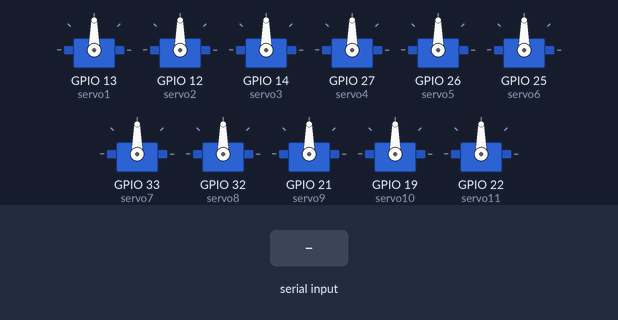
Simulated run of this sketch. Board: ESP32. Parts: 11 × servo. The inputs (shaded band) are chosen by the test bench.

Above: at 1.2 s.
1.3 s: "w" received over Serial
At 2.65 s:
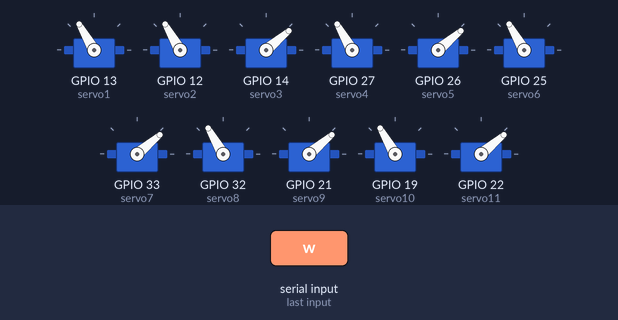
4.3 s: "q" received over Serial
At 6.2 s:
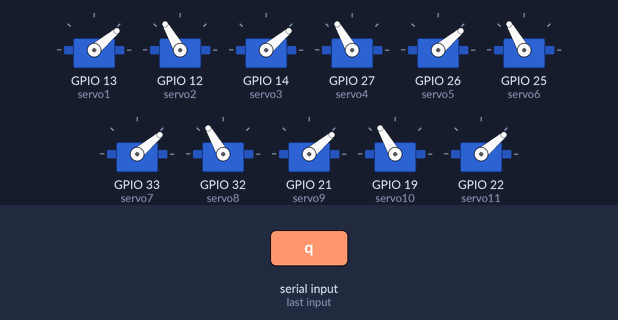
7.3 s: "d" received over Serial
At 7.45 s:
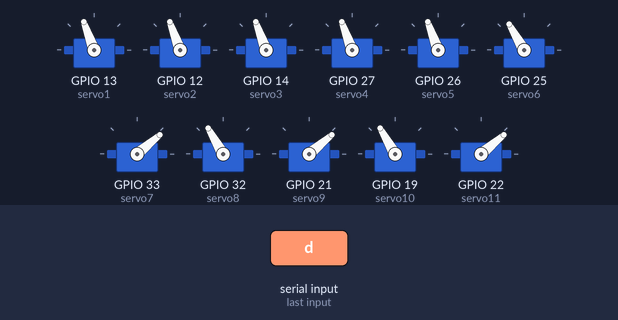
10.3 s: "q" received over Serial
At 11.5 s:
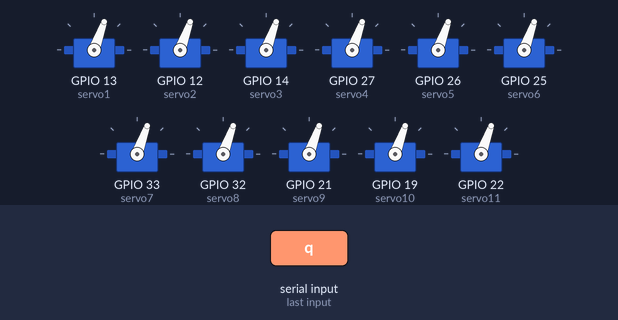
12.1 s: "r" received over Serial
At 12.7 s:
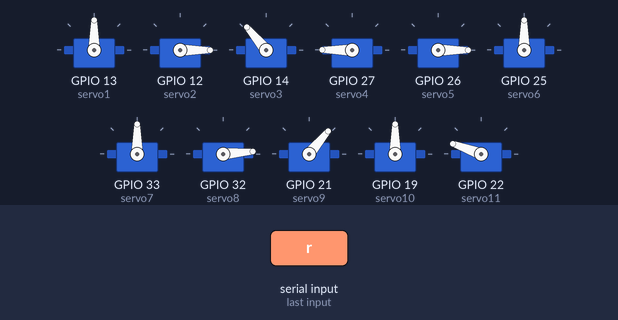
13.7 s: "l" received over Serial
At 15.1 s:
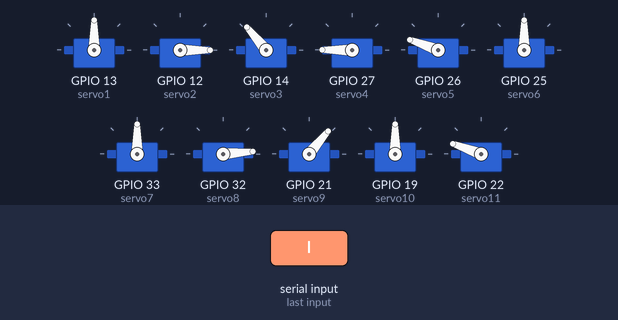
Timing chart, 0 to 16.3 s (numbered marks = the images above; inputs shaded):
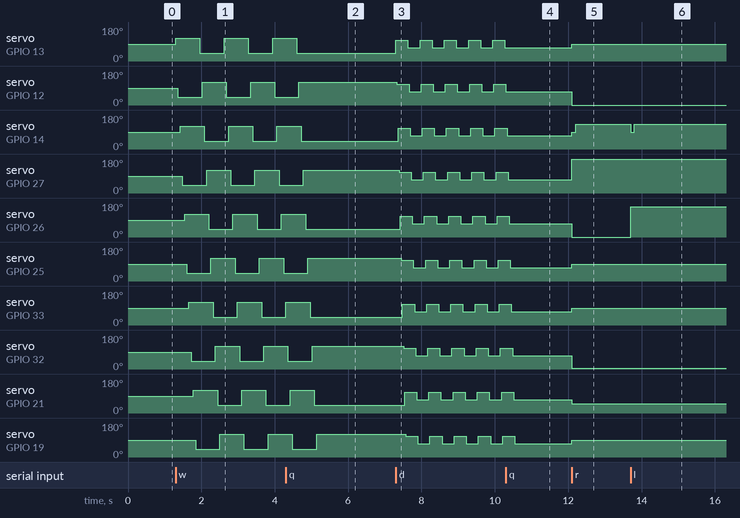

Measured:
- after the input at 1.3 s, servo on GPIO 13 (servo1): alternates 120° for 0.66 s and 40° for 0.66 s, starting at once; servo on GPIO 12 (servo2): alternates 120° for 0.66 s and 40° for 0.66 s, starting after 0.06 s
- after the input at 4.3 s, servo on GPIO 13 (servo1): goes on until 4.6 s, then stays 40°; servo on GPIO 12 (servo2): goes on until 4.7 s, then stays 120°; servo on GPIO 14 (servo3): goes on until 4.7 s, then stays 40°; servo on GPIO 27 (servo4): goes on until 4.8 s, then stays 120°; servo on GPIO 26 (servo5): goes on until 4.8 s, then stays 40°
- after the input at 7.3 s, servo on GPIO 13 (servo1), servo on GPIO 12 (servo2): alternates 110° for 0.33 s and 70° for 0.33 s, starting at once
- after the input at 10.3 s, servo on GPIO 13 (servo1): stops changing and stays 70°; servo on GPIO 12 (servo2): goes on until 10.3 s, then stays 70°
- after the input at 12.1 s, servo on GPIO 13 (servo1): 70° → 90° at once; servo on GPIO 12 (servo2): 70° → 0° at once
- after the input at 13.7 s, servo on GPIO 14 (servo3): 130° → 90° at once, → 130° 0.10 s later; servo on GPIO 26 (servo5): 0° → 160° at once

The sketch:

command-snake.ino
```cpp
#include <ESP32Servo.h>

Servo servo1;
Servo servo2;
Servo servo3;
Servo servo4;
Servo servo5;
Servo servo6;
Servo servo7;
Servo servo8;
Servo servo9;
Servo servo10;
Servo servo11;


void setup() {
  Serial.begin(9600);
  servo1.attach(13);
  servo2.attach(12);
  servo3.attach(14);
  servo4.attach(27);
  servo5.attach(26);
  servo6.attach(25);
  servo7.attach(33);
  servo8.attach(32);
  servo9.attach(21);
  servo10.attach(19);
  servo11.attach(22);

}


void loop() {
  char command;

  if (Serial.available() > 0) {
    command = Serial.read();

    switch (command) {
      case 'w':
        while (Serial.read() != 'q') {
          moveServo();
        }
        break;
      case 'd':
        while (Serial.read() != 'q') {
          moveServo2();
        }
        break;
      case 'q':
      stopServos();
      break;

      case 'r':
      right();
      break;

      case 'l':
      left();
      break;

      case 's':
      sin();
      break;
    }
  }
}

void moveServo() {
  int c = 60;
  servo1.write(120);
  delay(c);
  servo2.write(40);
  delay(c);
  servo3.write(120);
  delay(c);
  servo4.write(40);
  delay(c);
  servo5.write(120);
  delay(c);
  servo6.write(40);
  delay(c);
  servo7.write(120);
  delay(c);
  servo8.write(40);
  delay(c);
  servo9.write(120);
  delay(c);
  servo10.write(40);
  delay(c);
  servo11.write(120);
  delay(c);
  servo1.write(40);
  delay(c);
  servo2.write(120);
  delay(c);
  servo3.write(40);
  delay(c);
  servo4.write(120);
  delay(c);
  servo5.write(40);
  delay(c);
  servo6.write(120);
  delay(c);
  servo7.write(40);
  delay(c);
  servo8.write(120);
  delay(c);
  servo9.write(40);
  delay(c);
  servo10.write(120);
  delay(c);
  servo11.write(40);
  delay(c);
}

void moveServo2() {
  int a =110;
  int b =70;
  int c = 30;
  servo1.write(a);
  delay(c);
  servo2.write(a);
  delay(c);
  servo3.write(a);
  delay(c);
  servo4.write(a);
  delay(c);
  servo5.write(a);
  delay(c);
  servo6.write(a);
  delay(c);
  servo7.write(a);
  delay(c);
  servo8.write(a);
  delay(c);
  servo9.write(a);
  delay(c);
  servo10.write(a);
  delay(c);
  servo11.write(a);
  delay(c);
  servo1.write(b);
  delay(c);
  servo2.write(b);
  delay(c);
  servo3.write(b);
  delay(c);
  servo4.write(b);
  delay(c);
  servo5.write(b);
  delay(c);
  servo6.write(b);
  delay(c);
  servo7.write(b);
  delay(c);
  servo8.write(b);
  delay(c);
  servo9.write(b);
  delay(c);
  servo10.write(b);
  delay(c);
  servo11.write(b);
  delay(c);
}

void stopServos() {
  int a = 90;
  servo1.write(a);
  servo2.write(a);
  servo3.write(a);
  servo4.write(a);
  servo5.write(a);
  servo6.write(a);
  servo7.write(a);
  servo8.write(a);
  servo9.write(a);
  servo10.write(a);
  servo11.write(a);
}

void right() {
  int a = 90;
  servo1.write(a);
  servo2.write(0);
  servo3.write(90);
  servo4.write(190);
  servo5.write(0);
  servo6.write(90);
  servo7.write(a);
  servo8.write(5);
  servo9.write(50);
  servo10.write(a);
  servo11.write(160);
  delay(100);
  servo3.write(130);
}

void left() {
  int a = 90;
  servo1.write(a);
  servo2.write(0);
  servo3.write(90);
  servo4.write(190);
  servo5.write(160);
  servo6.write(90);
  servo7.write(a);
  servo8.write(5);
  servo9.write(50);
  servo10.write(a);
  servo11.write(160);
  delay(100);
  servo3.write(130);
}

void sin() {
  int a = 115;
  servo1.write(a);
  servo2.write(a);
  servo3.write(a);
  servo4.write(a);
  servo5.write(a);
  servo6.write(a);
  servo7.write(a);
  servo8.write(a);
  servo9.write(a);
  servo10.write(a);
  servo11.write(a);
}
```
